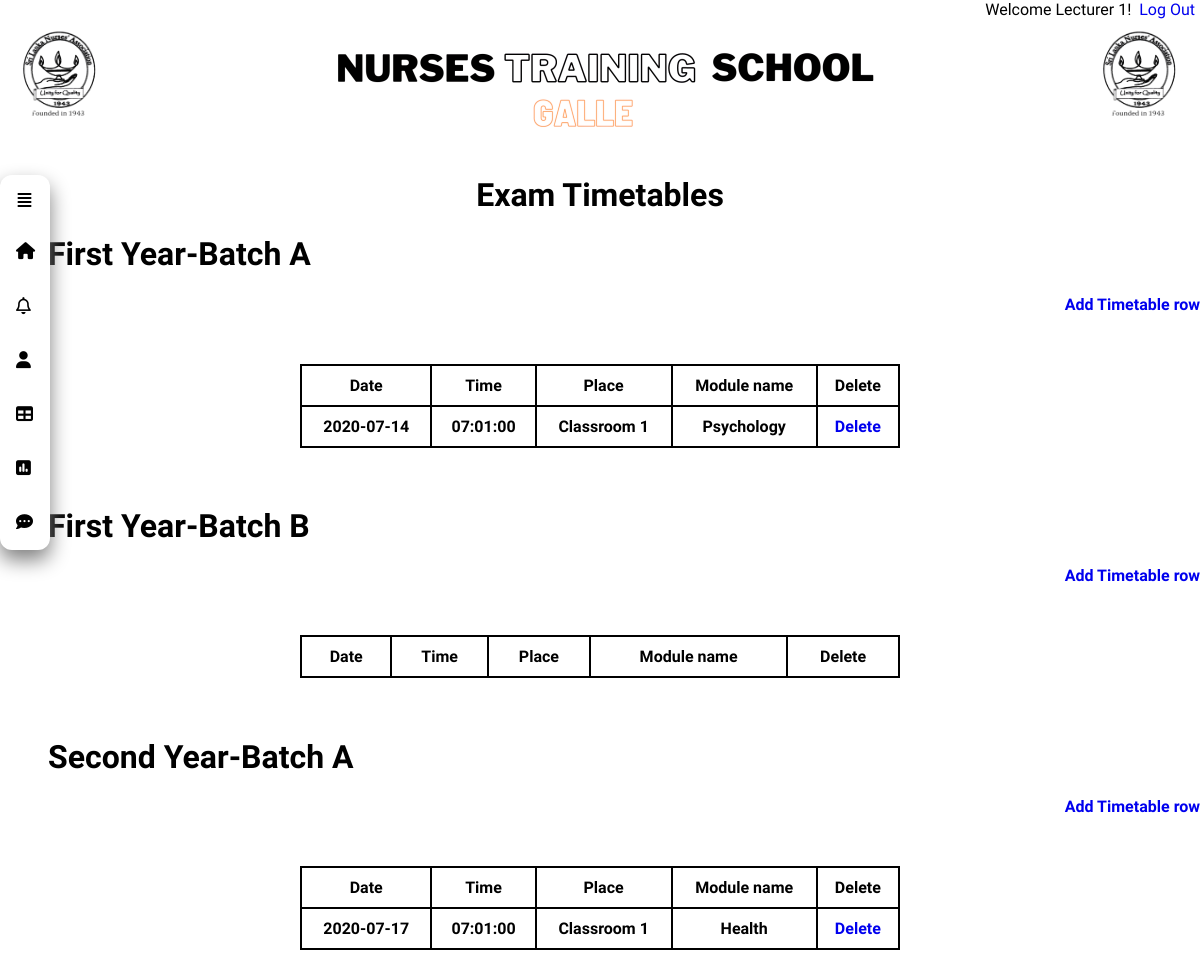
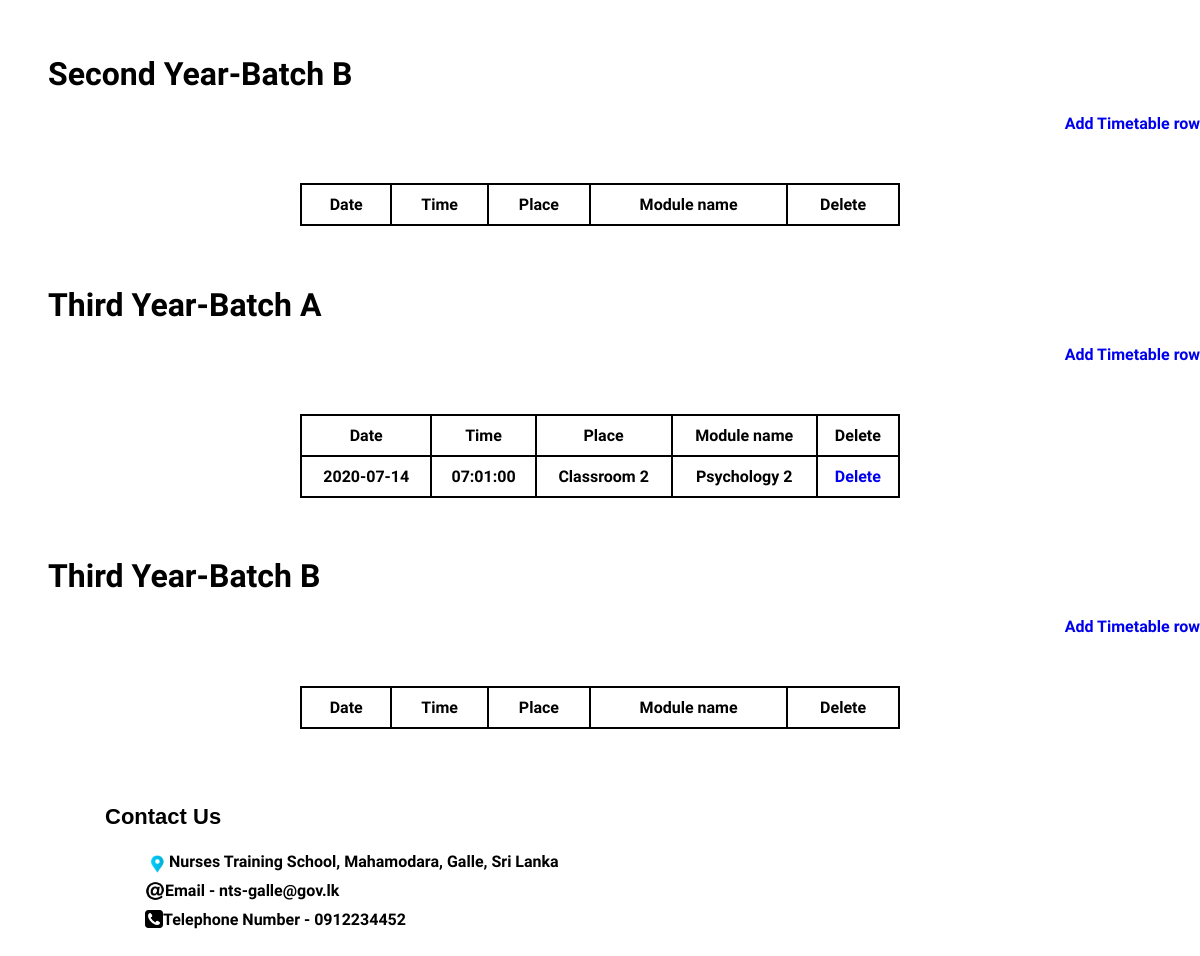
Page /add_exam_timetables.php (signed in) on the earlier database version (2 pictures, top to bottom).
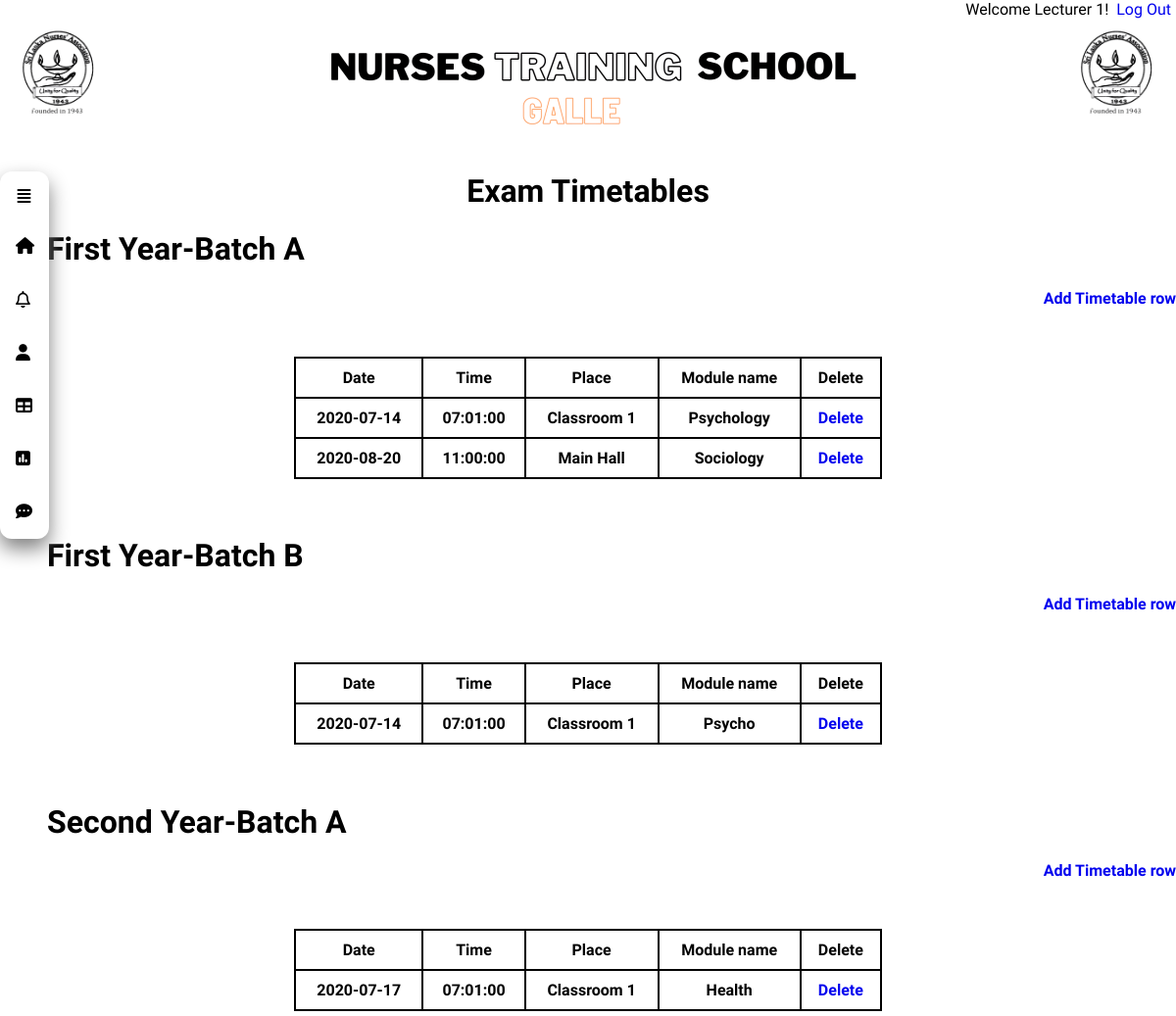
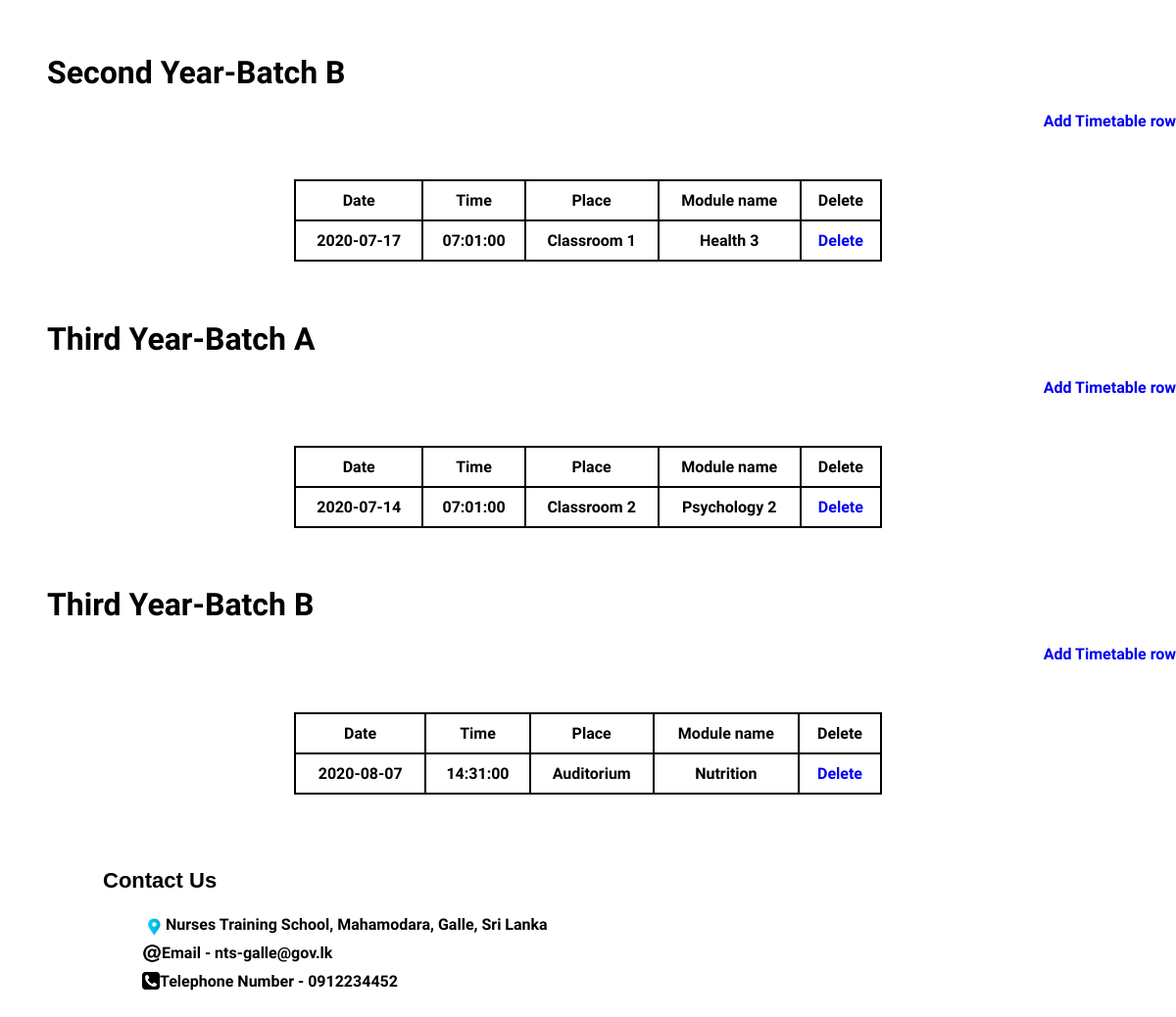
Same page on the later database version (2 pictures, top to bottom).
### tables this page shows
CREATE TABLE `timetable` (
  `Date` date DEFAULT NULL,
  `Time` time DEFAULT NULL,
  `Place` varchar(50) NOT NULL,
  `Module_name` varchar(50) NOT NULL,
  `is_deleted` tinyint(1) NOT NULL
);

CREATE TABLE `timetable2` (
  `Date` date DEFAULT NULL,
  `Time` time DEFAULT NULL,
  `Place` varchar(50) NOT NULL,
  `Module_name` varchar(50) NOT NULL,
  `is_deleted` tinyint(1) NOT NULL
);

CREATE TABLE `timetable3` (
  `Date` date DEFAULT NULL,
  `Time` time DEFAULT NULL,
  `Place` varchar(50) NOT NULL,
  `Module_name` varchar(50) NOT NULL,
  `is_deleted` tinyint(1) NOT NULL
);

CREATE TABLE `timetable1b` (
  `Date` date DEFAULT NULL,
  `Time` time DEFAULT NULL,
  `Place` varchar(50) NOT NULL,
  `Module_name` varchar(50) NOT NULL,
  `is_deleted` tinyint(1) NOT NULL
);

CREATE TABLE `timetable2b` (
  `Date` date DEFAULT NULL,
  `Time` time DEFAULT NULL,
  `Place` varchar(50) NOT NULL,
  `Module_name` varchar(50) NOT NULL,
  `is_deleted` tinyint(1) NOT NULL
);

CREATE TABLE `timetable3b` (
  `Date` date DEFAULT NULL,
  `Time` time DEFAULT NULL,
  `Place` varchar(50) NOT NULL,
  `Module_name` varchar(50) NOT NULL,
  `is_deleted` tinyint(1) NOT NULL
);

### Model/db-add-exam-timetables.php (the view, shortened to what this page needs)
<?php require_once('inc/dbconnection.php'); ?>
<?php
	$timeTable_list = '';
	$query = "SELECT * FROM timeTable WHERE is_deleted=0 ORDER BY Date,Time";
	$timeTables= mysqli_query($connection, $query);
	if ($timeTables){	while ($timeTable = mysqli_fetch_assoc($timeTables)) {
		$timeTable_list .= "<tr>";
		$timeTable_list .= "<td>{$timeTable['Date']}</td>";
		$timeTable_list .= "<td>{$timeTable['Time']}</td>";
		$timeTable_list .= "<td>{$timeTable['Place']}</td>";
		$timeTable_list .= "<td>{$timeTable['Module_name']}</td>";
		$timeTable_list .= "<td><a href=\"Model/delete-row.php?variable=timetable&del=$timeTable[Module_name]\">Delete</a></td>";
		$timeTable_list .= "</tr>";
		}
	}
	else{
		echo "database query failed";
	}
	$timeTable_listB = '';
	$query = "SELECT * FROM timeTable1b WHERE is_deleted=0 ORDER BY Date,Time";
	$timeTables= mysqli_query($connection, $query);
	if ($timeTables){	while ($timeTable1b = mysqli_fetch_assoc($timeTables)) {
		$timeTable_listB .= "<tr>";
		$timeTable_listB .= "<td>{$timeTable1b['Date']}</td>";
		$timeTable_listB .= "<td>{$timeTable1b['Time']}</td>";
		$timeTable_listB .= "<td>{$timeTable1b['Place']}</td>";
		$timeTable_listB .= "<td>{$timeTable1b['Module_name']}</td>";
		$timeTable_listB .= "<td><a href=\"Model/delete-row.php?variable=timetable1b&del=$timeTable1b[Module_name]\">Delete</a></td>";
		$timeTable_listB .= "</tr>";
		}
	}
	else{
		echo "database query failed";
	}
	$timeTable2_list = '';
	$query = "SELECT * FROM timeTable2 ORDER BY Date,Time";
	$timeTables= mysqli_query($connection, $query);
	if ($timeTables){	while ($timeTable2 = mysqli_fetch_assoc($timeTables)) {
		$timeTable2_list .= "<tr>";
		$timeTable2_list .= "<td>{$timeTable2['Date']}</td>";
		$timeTable2_list .= "<td>{$timeTable2['Time']}</td>";
		$timeTable2_list .= "<td>{$timeTable2['Place']}</td>";
		$timeTable2_list .= "<td>{$timeTable2['Module_name']}</td>";
		$timeTable2_list .= "<td><a href=\"Model/delete-row.php?variable=timetable2&del=$timeTable2[Module_name]\">Delete</a></td>";
		$timeTable2_list .= "</tr>";
		}
	}
	else{
		echo "database query failed";
	}
	$timeTable2_listB = '';
	$query = "SELECT * FROM timeTable2b WHERE is_deleted=0 ORDER BY Date,Time";
	$timeTables= mysqli_query($connection, $query);
	if ($timeTables){	while ($timeTable2b = mysqli_fetch_assoc($timeTables)) {
		$timeTable2_listB .= "<tr>";
		$timeTable2_listB .= "<td>{$timeTable2b['Date']}</td>";
		$timeTable2_listB .= "<td>{$timeTable2b['Time']}</td>";
		$timeTable2_listB .= "<td>{$timeTable2b['Place']}</td>";
		$timeTable2_listB .= "<td>{$timeTable2b['Module_name']}</td>";
		$timeTable2_listB .= "<td><a href=\"Model/delete-row.php?variable=timetable2b&del=$timeTable2b[Module_name]\">Delete</a></td>";
		$timeTable2_listB .= "</tr>";
		}
	}
	else{
		echo "database query failed";
	}
	$timetable3_list = '';
	$query = "SELECT * FROM timetable3 ORDER BY Date,Time";
	$timeTables= mysqli_query($connection, $query);
	if ($timeTables){	while ($timetable3 = mysqli_fetch_assoc($timeTables)) {
		$timetable3_list .= "<tr>";
		$timetable3_list .= "<td>{$timetable3['Date']}</td>";
		$timetable3_list .= "<td>{$timetable3['Time']}</td>";
		$timetable3_list .= "<td>{$timetable3['Place']}</td>";
		$timetable3_list .= "<td>{$timetable3['Module_name']}</td>";
		$timetable3_list .= "<td><a href=\"Model/delete-row.php?variable=timetable3&del=$timetable3[Module_name]\">Delete</a></td>";
		$timetable3_list .= "</tr>";
		}
	}
	else{
		echo "database query failed";
	}
	$timeTable3_listB = '';
	$query = "SELECT * FROM timeTable3b WHERE is_deleted=0 ORDER BY Date,Time";
	$timeTables= mysqli_query($connection, $query);
	if ($timeTables){	while ($timeTable3b = mysqli_fetch_assoc($timeTables)) {
		$timeTable3_listB .= "<tr>";
		$timeTable3_listB .= "<td>{$timeTable3b['Date']}</td>";
		$timeTable3_listB .= "<td>{$timeTable3b['Time']}</td>";
		$timeTable3_listB .= "<td>{$timeTable3b['Place']}</td>";
		$timeTable3_listB .= "<td>{$timeTable3b['Module_name']}</td>";
		$timeTable3_listB .= "<td><a href=\"Model/delete-row.php?variable=timetable3b&del=$timeTable3b[Module_name]\">Delete</a></td>";
		$timeTable3_listB .= "</tr>";
		}
	}
	else{
		echo "database query failed";
	}
 ?>

Differences in the rows shown:
added timetable: Date "2020-08-20", Time "11:00:00", Place "Main Hall", Module_name "Sociology"
added timetable1b: Date "2020-07-14", Time "07:01:00", Place "Classroom 1", Module_name "Psycho"
added timetable2b: Date "2020-07-17", Time "07:01:00", Place "Classroom 1", Module_name "Health 3"
added timetable3b: Date "2020-08-07", Time "14:31:00", Place "Auditorium", Module_name "Nutrition"
